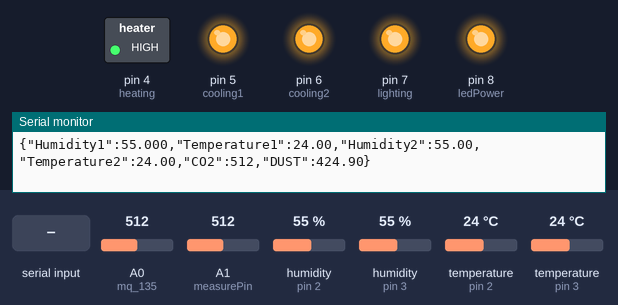
The sketch below on a simulated Arduino Uno, built with avr-gcc and run on an emulated ATmega328P. Shown: switched loads named in the sketch (green lamp = pin HIGH), output pins drawn as LEDs (lit = HIGH), the last lines printed to the serial monitor. The test bench sets the inputs (shaded band); at power-on: A0 (mq_135) = 512, A1 (measurePin) = 512, humidity (sensors on pin 2, pin 3) 55 %, temperature (sensors on pin 2, pin 3) 24 °C.

Above: at 1.2 s.
1.3 s: "H" received over Serial
At 2.5 s:
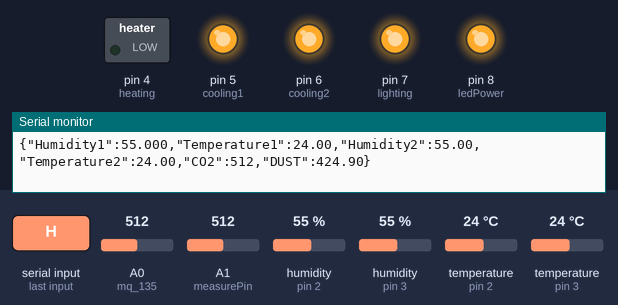
3.5 s: "C" received over Serial
At 5.3 s:
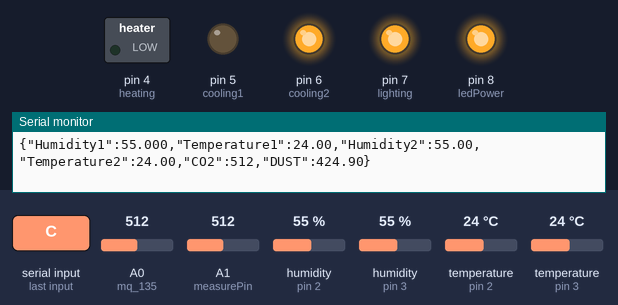
5.6 s: "L" received over Serial
At 6.9 s:
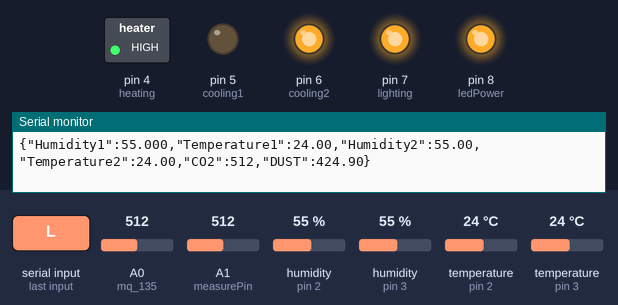
7.7 s: "K" received over Serial
At 9.5 s:
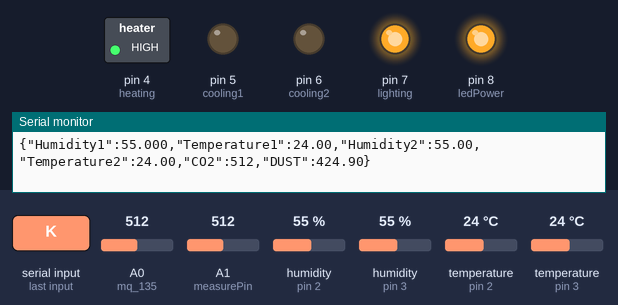
9.8 s: "D" received over Serial
At 11.3 s:
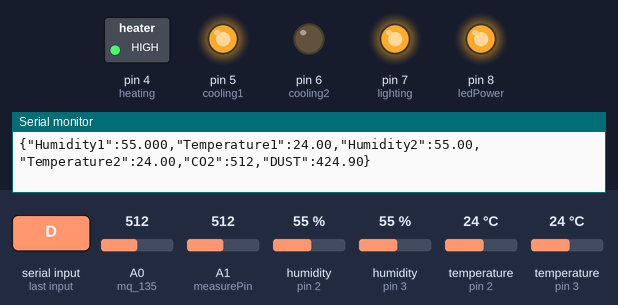
11.9 s: "R" received over Serial
At 12.9 s:
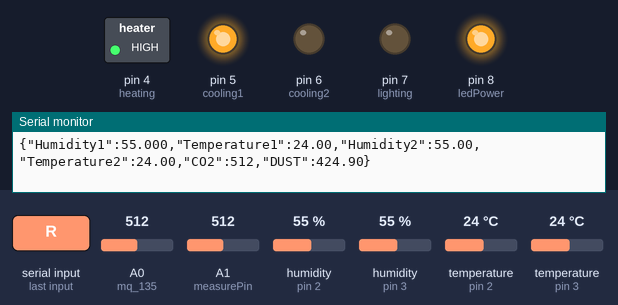
Timing chart, 0 to 14.9 s (numbered marks = the images above; inputs shaded):
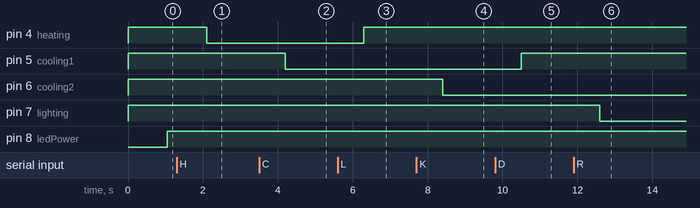

The sketch:

sensors_calibration.ino
```cpp
/* ...............DUST SENSOR config.........*/
int ledPower = 8;   //Connect 3 led driver pins of dust sensor to Arduino D2
int measurePin = A1;
int samplingTime = 280;
int deltaTime = 40;
int sleepTime = 9680;
float voMeasured = 0;
float calcVoltage = 0;
float dustDensity = 0;
/* ...............OUTPUT DEVICES CONFIG............*/
int heating= 4;
int cooling1=5;
int cooling2 =6;
int lighting =7;

/* .........variable to cappture serial data from node-red...*/
int incomingByte;      // a variable to read incoming serial data into
/* ...............DHT11 configuration.............*/
#include "DHT.h"
#define DHTPIN 2
#define DHTPIN1 3
#define DHTTYPE DHT11   // DHT 22  (AM2302), AM2321
DHT dht(DHTPIN, DHTTYPE);
DHT dht1(DHTPIN1, DHTTYPE);

/* ..............MQ135 ON PIN A0......*/
int mq_135 =A0;

void setup() {
  Serial.begin(9600);
   pinMode(ledPower,OUTPUT);
  dht.begin();
  // initialize the LED pin as an output:
  pinMode(heating, OUTPUT);
  pinMode(cooling1, OUTPUT);
  pinMode(cooling2, OUTPUT);
  pinMode(lighting, OUTPUT);
  digitalWrite(heating, HIGH);
  digitalWrite(cooling1, HIGH);
  digitalWrite(cooling2, HIGH);
  digitalWrite(lighting, HIGH);
}

void loop() {
   //SERIAL COMMUNICATION FROM NODE-RED
   if (Serial.available() > 0) {
    // read the oldest byte in the serial buffer:
    incomingByte = Serial.read();
    //heating
    if (incomingByte == 'H') {
      digitalWrite(heating,LOW);
    }
    // if it's an L (ASCII 76) turn off the LED:
    if (incomingByte == 'L') {
      digitalWrite(heating, HIGH);
    }
    // cooling 1
    if (incomingByte == 'C') {
      digitalWrite(cooling1, LOW);
    }
    if (incomingByte == 'D') {
      digitalWrite(cooling1, HIGH);
    }
    //COOLING 2
    if (incomingByte == 'K') {
      digitalWrite(cooling2, LOW);
    }
    if (incomingByte == 'U') {
      digitalWrite(cooling2,HIGH);
    }

    //LIGHTINH

     if (incomingByte == 'R') {
      digitalWrite(lighting, LOW);
    }
    if (incomingByte == 'M') {
      digitalWrite(lighting,HIGH);
    }
  }

  delay(1000);
   //READING DT11 (1)
  float h = dht.readHumidity();
  // Read temperature as Celsius (the default)
  float t = dht.readTemperature();
  // Read temperature as Fahrenheit (isFahrenheit = true)
  float f = dht.readTemperature(true);

  //READING DT11 (2)
   float h1 = dht1.readHumidity();
  // Read temperature as Celsius (the default)
  float t1 = dht1.readTemperature();
  // Read temperature as Fahrenheit (isFahrenheit = true)
  float f1 = dht1.readTemperature(true);

// Check if any reads failed and exit early (to try again).
  if (isnan(h) || isnan(t) || isnan(f)) {
    Serial.println(F("Failed to read from DHT sensor!"));
    return;
  }
  //READING MQ-135
    int co2 = analogRead(mq_135);
  /* ...............DUST SENSOR READING ............*/
digitalWrite(ledPower,LOW); // power on the LED
  delayMicroseconds(samplingTime);
  voMeasured = analogRead(measurePin); // read the dust value
  delayMicroseconds(deltaTime);
  digitalWrite(ledPower,HIGH); // turn the LED off
  delayMicroseconds(sleepTime);
  // 0 - 5V mapped to 0 - 1023 integer values
  // recover voltage
  calcVoltage = voMeasured * (5.0 / 1024.0);
  // linear eqaution taken from http://www.howmuchsnow.com/arduino/airquality/
  // Chris Nafis (c) 2012
  dustDensity = 170 * calcVoltage - 0.1;

  /* ...............sending data to serial and to  node-red ............*/

    // displaying data
 Serial.print("{\"Humidity1\":");
 Serial.print(h,3);
 Serial.print(",\"Temperature1\":");
 Serial.print(t);
 Serial.print(",\"Humidity2\":");
 Serial.print(h1);
 Serial.print(",\"Temperature2\":");
 Serial.print(t1);
 Serial.print(",\"CO2\":");
 Serial.print(co2);
 Serial.print(",\"DUST\":");
 Serial.print(dustDensity);
 Serial.println("}");

  /*
  Serial.print(F("ROOM1 Humidity: "));
  Serial.println(h);
  Serial.print(F("ROOM1 Temperature: "));
  Serial.println(t);
  Serial.print(F("ROOM2 Humidity: "));
  Serial.println(h1);
  Serial.print(F("ROOM2  Temperature: "));
  Serial.println(t1);
  Serial.print(F("ROOM2 AIR QUALITY LEVEL: "));
  Serial.println(co2);
  */
  delay(1000);
}
```

Measured:
- after the input at 1.3 s, pin 4 (heating): HIGH → LOW after 0.80 s
- after the input at 3.5 s, pin 5 (cooling1): HIGH → LOW after 0.70 s
- after the input at 5.6 s, pin 4 (heating): LOW → HIGH after 0.70 s
- after the input at 7.7 s, pin 6 (cooling2): HIGH → LOW after 0.70 s
- after the input at 9.8 s, pin 5 (cooling1): LOW → HIGH after 0.70 s
- after the input at 11.9 s, pin 7 (lighting): HIGH → LOW after 0.70 s
